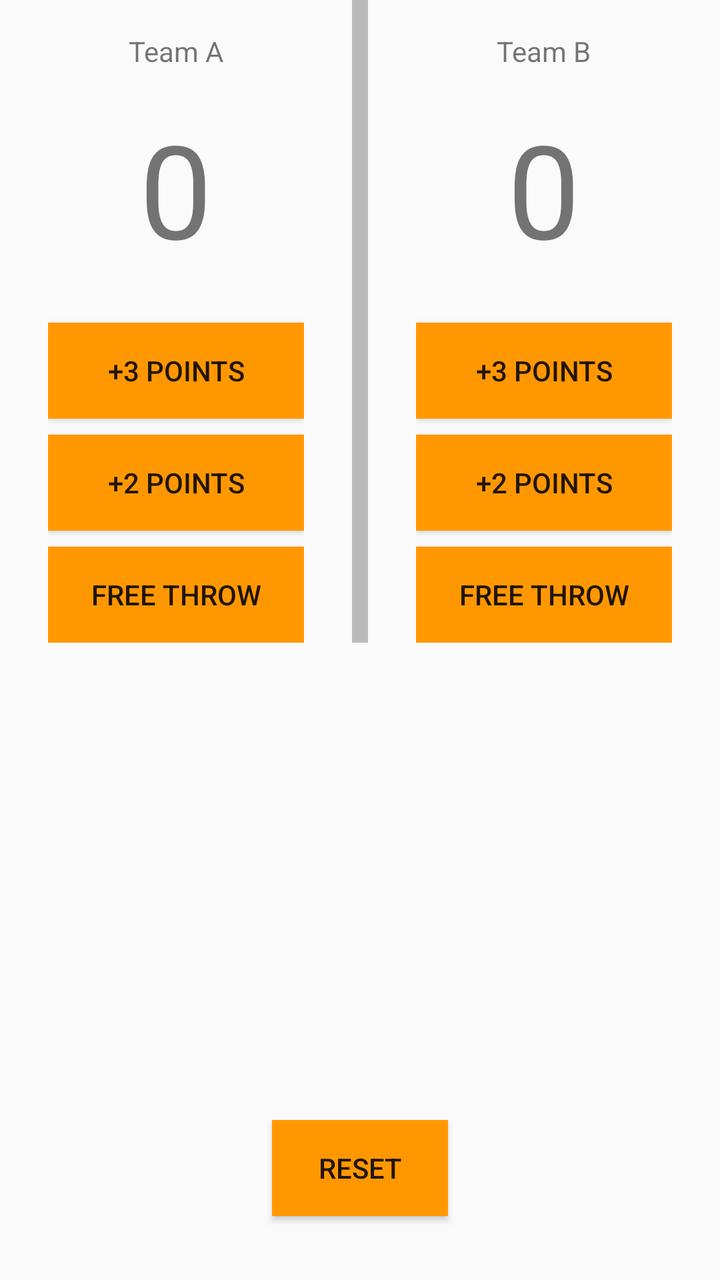
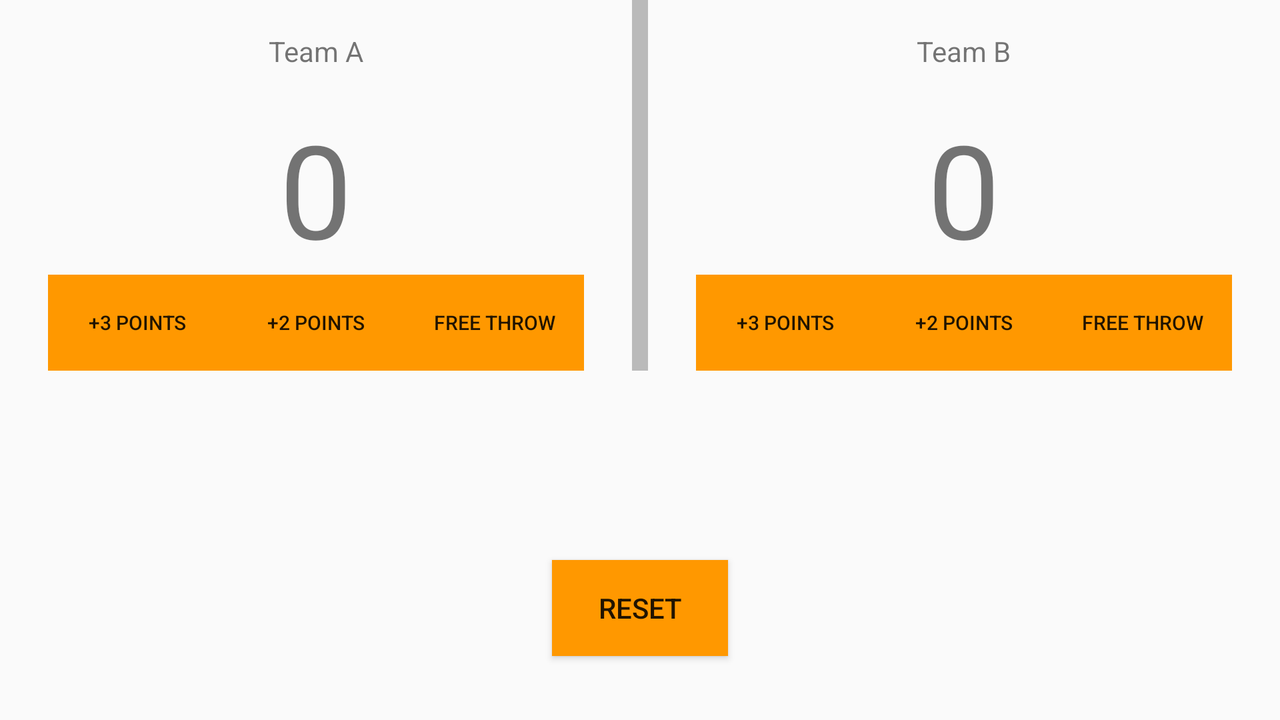

The same Android screen from two of the app's own layout files: first res/layout/ as a phone draws it, then the author's variant for another configuration, drawn on a device whose configuration selects that folder. Both files follow.
<!-- AndroidManifest.xml: application theme AppTheme -->
<!-- res/layout/activity_basketball.xml -->
<?xml version="1.0" encoding="utf-8"?>
<RelativeLayout xmlns:android="http://schemas.android.com/apk/res/android"
    xmlns:app="http://schemas.android.com/apk/res-auto"
    xmlns:tools="http://schemas.android.com/tools"
    android:layout_width="match_parent"
    android:layout_height="match_parent"
    tools:context=".Basketball">

    <LinearLayout
        android:layout_width="match_parent"
        android:layout_height="wrap_content"
        android:divider="?android:attr/fastScrollThumbDrawable"
        android:orientation="horizontal"
        android:showDividers="middle">

        <LinearLayout
            android:id="@+id/team1_holder"
            android:layout_width="match_parent"
            android:layout_height="wrap_content"
            android:layout_alignParentStart="true"
            android:layout_alignParentTop="true"
            android:layout_marginStart="0dp"
            android:layout_weight="1"
            android:gravity="center_horizontal"
            android:orientation="vertical"
            android:paddingLeft="24dp"
            android:paddingRight="24dp"
            tools:layout_editor_absoluteX="16dp"
            tools:layout_editor_absoluteY="16dp">

            <TextView
                android:id="@+id/textView1"
                android:layout_width="wrap_content"
                android:layout_height="wrap_content"
                android:layout_marginTop="16dp"
                android:text="@string/team1"
                tools:layout_editor_absoluteX="16dp"
                tools:layout_editor_absoluteY="44dp" />

            <TextView
                android:id="@+id/score1"
                android:layout_width="wrap_content"
                android:layout_height="wrap_content"
                android:layout_marginTop="16dp"
                android:text="0"
                android:textSize="65sp"
                tools:layout_editor_absoluteX="16dp"
                tools:layout_editor_absoluteY="70dp" />

            <Button
                android:id="@+id/team1_3points"
                android:layout_width="match_parent"
                android:layout_height="wrap_content"
                android:layout_marginTop="24dp"
                android:background="@color/newTheme"
                android:text="@string/three_points"
                tools:layout_editor_absoluteX="75dp"
                tools:layout_editor_absoluteY="75dp" />

            <Button
                android:id="@+id/team1_2points"
                android:layout_width="match_parent"
                android:layout_height="wrap_content"
                android:layout_marginTop="8dp"
                android:background="@color/newTheme"
                android:text="@string/two_points"
                tools:layout_editor_absoluteX="16dp"
                tools:layout_editor_absoluteY="131dp" />

            <Button
                android:id="@+id/team1_freeThrow"
                android:layout_width="match_parent"
                android:layout_height="wrap_content"
                android:layout_marginTop="8dp"
                android:background="@color/newTheme"
                android:text="@string/free_throw"
                tools:layout_editor_absoluteX="16dp"
                tools:layout_editor_absoluteY="191dp" />

        </LinearLayout>

        <LinearLayout
            android:id="@+id/team2_holder"
            android:layout_width="match_parent"
            android:layout_height="wrap_content"
            android:layout_alignParentEnd="true"
            android:layout_alignParentTop="true"
            android:layout_weight="1"
            android:gravity="center_horizontal"
            android:orientation="vertical"
            android:paddingLeft="24dp"
            android:paddingRight="24dp"
            tools:layout_editor_absoluteX="16dp"
            tools:layout_editor_absoluteY="16dp">

            <TextView
                android:id="@+id/textView"
                android:layout_width="wrap_content"
                android:layout_height="wrap_content"
                android:layout_marginTop="16dp"
                android:text="@string/team2"
                tools:layout_editor_absoluteX="16dp"
                tools:layout_editor_absoluteY="44dp" />

            <TextView
                android:id="@+id/score2"
                android:layout_width="wrap_content"
                android:layout_height="wrap_content"
                android:layout_marginTop="16dp"
                android:text="0"
                tools:layout_editor_absoluteX="16dp"
                tools:layout_editor_absoluteY="70dp"
                android:textSize="65dp" />

            <Button
                android:id="@+id/team2_3points"
                android:layout_width="match_parent"
                android:layout_height="wrap_content"
                android:layout_marginTop="24dp"
                android:background="@color/newTheme"
                android:text="@string/three_points"
                tools:layout_editor_absoluteX="16dp"
                tools:layout_editor_absoluteY="75dp" />

            <Button
                android:id="@+id/team2_2points"
                android:layout_width="match_parent"
                android:layout_height="wrap_content"
                android:layout_marginTop="8dp"
                android:background="@color/newTheme"
                android:text="@string/two_points"
                tools:layout_editor_absoluteX="16dp"
                tools:layout_editor_absoluteY="131dp" />

            <Button
                android:id="@+id/team2_freeThrow"
                android:layout_width="match_parent"
                android:layout_height="wrap_content"
                android:layout_marginTop="8dp"
                android:background="@color/newTheme"
                android:text="@string/free_throw"
                tools:layout_editor_absoluteX="16dp"
                tools:layout_editor_absoluteY="191dp" />

        </LinearLayout>

    </LinearLayout>

    <Button
        android:id="@+id/reset"
        android:layout_width="wrap_content"
        android:layout_height="wrap_content"
        android:layout_alignParentBottom="true"
        android:background="@color/newTheme"
        android:layout_centerHorizontal="true"
        android:layout_marginBottom="32dp"
        android:layout_marginEnd="32dp"
        android:text="@string/reset" />

</RelativeLayout>
<!-- resources referenced by this layout -->
<resources>
  <color name="newTheme">#ff9800</color>
  <string name="free_throw">FREE THROW</string>
  <string name="reset">RESET</string>
  <string name="team1">Team A</string>
  <string name="team2">Team B</string>
  <string name="three_points">+3 POINTS</string>
  <string name="two_points">+2 POINTS</string>
  <style name="AppTheme" parent="Base.Theme.AppCompat.Light.DarkActionBar">
         
          <item name="colorPrimary">@color/newTheme</item>
          <item name="colorPrimaryDark">@color/colorPrimaryDark</item>
          <item name="colorAccent">@color/colorAccent</item>
      </style>
  <color name="colorPrimaryDark">#303F9F</color>
  <color name="colorAccent">#FF4081</color>
</resources>
<!-- res/layout-land/activity_basketball.xml (the author's variant of the layout above) -->
<!-- drawn on the phone turned sideways -->
<?xml version="1.0" encoding="utf-8"?>
<RelativeLayout xmlns:android="http://schemas.android.com/apk/res/android"
    xmlns:app="http://schemas.android.com/apk/res-auto"
    xmlns:tools="http://schemas.android.com/tools"
    android:layout_width="match_parent"
    android:layout_height="match_parent"
    tools:context=".Basketball">

    <LinearLayout
        android:layout_width="match_parent"
        android:layout_height="wrap_content"
        android:divider="?android:attr/fastScrollThumbDrawable"
        android:orientation="horizontal"
        android:showDividers="middle">

        <LinearLayout
            android:id="@+id/team1_holder"
            android:layout_width="match_parent"
            android:layout_height="wrap_content"
            android:layout_alignParentStart="true"
            android:layout_alignParentTop="true"
            android:layout_marginStart="0dp"
            android:layout_weight="1"
            android:gravity="center_horizontal"
            android:orientation="vertical"
            android:paddingLeft="24dp"
            android:paddingRight="24dp"
            tools:layout_editor_absoluteX="16dp"
            tools:layout_editor_absoluteY="16dp">

            <TextView
                android:id="@+id/textView1"
                android:layout_width="wrap_content"
                android:layout_height="wrap_content"
                android:layout_marginTop="16dp"
                android:text="@string/team1"
                tools:layout_editor_absoluteX="16dp"
                tools:layout_editor_absoluteY="44dp" />

            <TextView
                android:id="@+id/score1"
                android:layout_width="wrap_content"
                android:layout_height="wrap_content"
                android:layout_marginTop="16dp"
                android:text="0"
                android:textSize="65sp"
                tools:layout_editor_absoluteX="16dp"
                tools:layout_editor_absoluteY="70dp" />

            <LinearLayout
                android:layout_width="match_parent"
                android:layout_height="match_parent"
                android:orientation="horizontal">

                <Button
                    android:id="@+id/team1_3points"
                    android:layout_width="wrap_content"
                    android:layout_height="wrap_content"
                    android:layout_weight="1"
                    android:background="@color/newTheme"
                    android:text="@string/three_points"
                    android:textSize="10sp"
                    tools:layout_marginRight="5sp" />

                <Button
                    android:id="@+id/team1_2points"
                    android:layout_width="wrap_content"
                    android:layout_height="wrap_content"
                    android:layout_weight="1"
                    android:background="@color/newTheme"
                    android:text="@string/two_points"
                    android:textSize="10sp"
                    tools:layout_marginRight="5sp"/>

                <Button
                    android:id="@+id/team1_freeThrow"
                    android:layout_width="wrap_content"
                    android:layout_height="wrap_content"
                    android:layout_weight="1"
                    android:background="@color/newTheme"
                    android:text="@string/free_throw"
                    android:textSize="10sp"
                    tools:layout_marginRight="5sp"/>
            </LinearLayout>

        </LinearLayout>

        <LinearLayout
            android:id="@+id/team2_holder"
            android:layout_width="match_parent"
            android:layout_height="wrap_content"
            android:layout_alignParentEnd="true"
            android:layout_alignParentTop="true"
            android:layout_weight="1"
            android:gravity="center_horizontal"
            android:orientation="vertical"
            android:paddingLeft="24dp"
            android:paddingRight="24dp"
            tools:layout_editor_absoluteX="16dp"
            tools:layout_editor_absoluteY="16dp">

            <TextView
                android:id="@+id/textView"
                android:layout_width="wrap_content"
                android:layout_height="wrap_content"
                android:layout_marginTop="16dp"
                android:text="@string/team2"
                tools:layout_editor_absoluteX="16dp"
                tools:layout_editor_absoluteY="44dp" />

            <TextView
                android:id="@+id/score2"
                android:layout_width="wrap_content"
                android:layout_height="wrap_content"
                android:layout_marginTop="16dp"
                android:text="0"
                tools:layout_editor_absoluteX="16dp"
                tools:layout_editor_absoluteY="70dp"
                android:textSize="65dp" />

            <LinearLayout
                android:layout_width="match_parent"
                android:layout_height="match_parent"
                android:orientation="horizontal">

                <Button
                    android:id="@+id/team2_3points"
                    android:layout_width="wrap_content"
                    android:layout_height="wrap_content"
                    android:layout_weight="1"
                    android:background="@color/newTheme"
                    android:text="@string/three_points"
                    android:textSize="10sp"
                    tools:layout_marginRight="5sp"
                     />

                <Button
                    android:id="@+id/team2_2points"
                    android:layout_width="wrap_content"
                    android:layout_height="wrap_content"
                    android:layout_weight="1"
                    android:background="@color/newTheme"
                    android:text="@string/two_points"
                    android:textSize="10sp"
                    tools:layout_marginRight="5sp"
                     />

                <Button
                    android:id="@+id/team2_freeThrow"
                    android:layout_width="wrap_content"
                    android:layout_height="wrap_content"
                    android:layout_weight="1"
                    android:background="@color/newTheme"
                    android:text="@string/free_throw"
                    android:textSize="10sp"
                    tools:layout_marginRight="5sp"
                     />
            </LinearLayout>

        </LinearLayout>

    </LinearLayout>

    <Button
        android:id="@+id/reset"
        android:layout_width="wrap_content"
        android:layout_height="wrap_content"
        android:layout_alignParentBottom="true"
        android:background="@color/newTheme"
        android:layout_centerHorizontal="true"
        android:layout_marginBottom="32dp"
        android:layout_marginEnd="32dp"
        android:text="@string/reset" />

</RelativeLayout>
